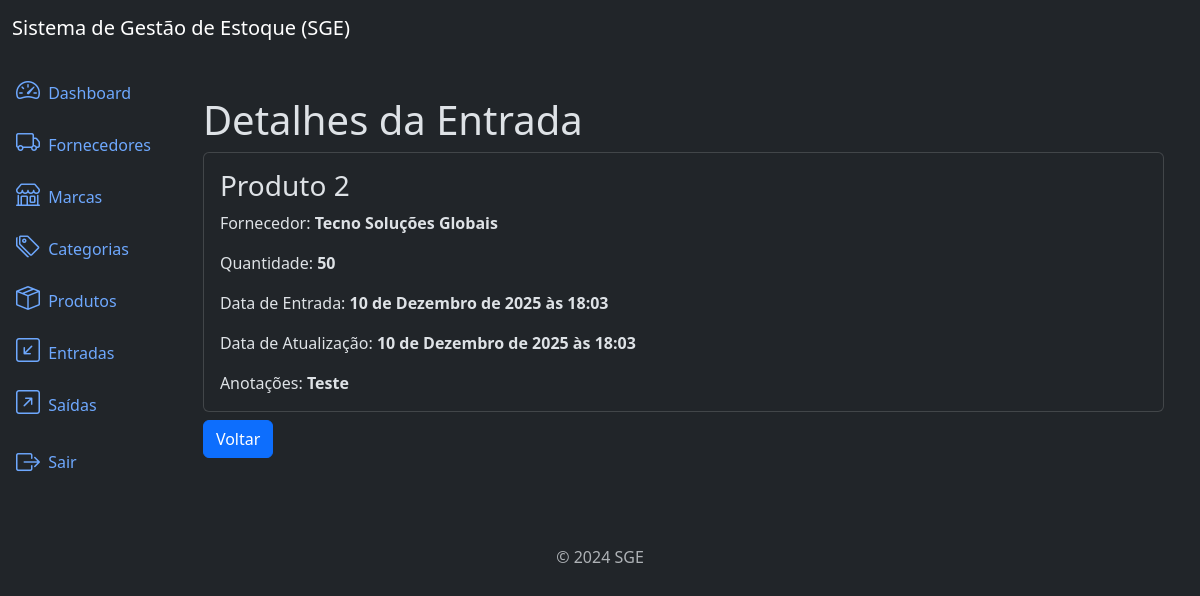
/inflows/13/detail/ (signed in), run on the app's committed database.
### inflows/models.py (models this page shows, shortened)
class Inflow(models.Model):
    supplier = models.ForeignKey(Supllier, on_delete=models.PROTECT,
                related_name='inflows')
    product = models.ForeignKey(Product, on_delete=models.PROTECT,
                related_name='inflows')
    quantity = models.IntegerField()
    description = models.TextField(max_length=10_000, null=True, blank=True)
    created_at = models.DateTimeField(auto_now_add=True)
    updated_at = models.DateTimeField(auto_now=True)
    class Meta:
        ordering = ['-created_at']

### products/models.py (models this page shows)
class Product(models.Model):
    title = models.CharField(max_length=400)
    category = models.ForeignKey(Category, on_delete=models.PROTECT,
                related_name='products')
    brand = models.ForeignKey(Brand, on_delete=models.PROTECT,
            related_name='products')
    description = models.TextField(max_length=10000, blank=True, null=True)
    serie_number = models.CharField(max_length=200, null=True, blank=True)
    cost_price = models.DecimalField(max_digits=20, decimal_places=2)
    selling_price = models.DecimalField(max_digits=20, decimal_places=2)
    quantity = models.IntegerField(default=0)
    created_at = models.DateTimeField(auto_now_add=True)
    updated_at = models.DateTimeField(auto_now=True)
    class Meta:
        ordering = ['title']
    def __str__(self):
        return self.title

### supplier/models.py (models this page shows)
class Supllier(models.Model):
    name = models.CharField(max_length=300)
    description = models.TextField(null=True, blank=True)
    created_at = models.DateTimeField(auto_now_add=True)
    updated_at = models.DateTimeField(auto_now=True)
    class Meta:
        ordering = ['name']
    def __str__(self):
        return self.name

### inflows/views.py (the view)
# urls.py: path('inflows/<int:pk>/detail/', views.InflowDetail.as_view(), \
class InflowDetail(LoginRequiredMixin, PermissionRequiredMixin, DetailView):
    model = models.Inflow
    template_name = 'inflow_details.html'
    context_object_name = 'brand'
    permission_required = 'inflows.view_inflow'

### inflows/templates/inflow_details.html
{% extends "base.html" %}
{% block content %}
<div class='container mt-4'>
    <h3 class='display-6'>Detalhes da Entrada</h3>
    <div class='card'>
        <div class='card-body'>
            <h3 class='card-title'>{{ object.product}}</h3>
            <p class='card-text'>
                Fornecedor: <strong>{{ object.supplier}}</strong>
            </p>
            <p class='card-text'>
                Quantidade: <strong>{{ object.quantity}}</strong>
            </p>
            <p class='card-text'>
                Data de Entrada: <strong>{{ object.created_at}}</strong>
            </p>
            <p class='card-text'>
                Data de Atualização: <strong>{{ object.updated_at}}</strong>
            </p>
            <p class='card-text'>
                Anotações: <strong>{{ object.description}}</strong>
            </p>
        </div>
    </div>
    <a href="{% url "inflow_list" %}" class='btn btn-primary mt-2'>
    Voltar
    </a>
</div>
{% endblock content %}

### data on the page
Inflow: product "Produto 2", supplier "Tecno Soluções Globais", quantity "50", created_at "10 de Dezembro de 2025 às 18:03", updated_at "10 de Dezembro de 2025 às 18:03", description "Teste"
